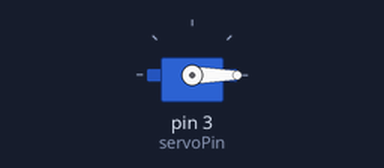
Recording of a sketch running on a simulated Arduino Uno, built with avr-gcc and run on an emulated ATmega328P. Parts: servo.

Above: at 0.05 s.
At 2.3 s:
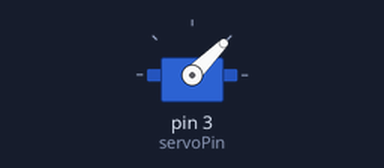
At 4.55 s:
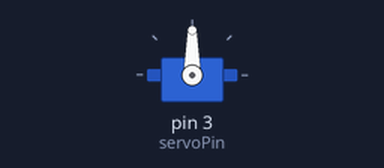
At 9.05 s:
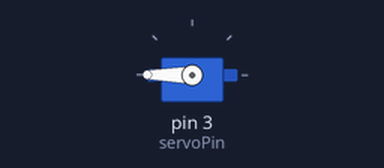
Timing chart, 0 to 11.8 s (numbered marks = the images above):
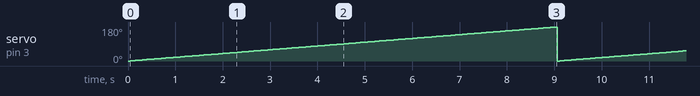

The sketch:

1.ino
```cpp
#include <Servo.h>
// Declare the Servo pin
int servoPin = 3;
// Create a servo object
Servo Servo1;
void setup() {
   // We need to attach the servo to the used pin number
   Servo1.attach(servoPin);


}
void loop(){
   // Make servo go to 0 degrees
     int x ;
  for(x=0;x<=180;x++)
  {
    Servo1.write(x);
   delay(50);
   }
   // Make servo go to 90 degrees

}
```

Measured:
- by itself, servo on pin 3 (servoPin): ramps from 0° to 180° and jumps back, once every 9.1 s
